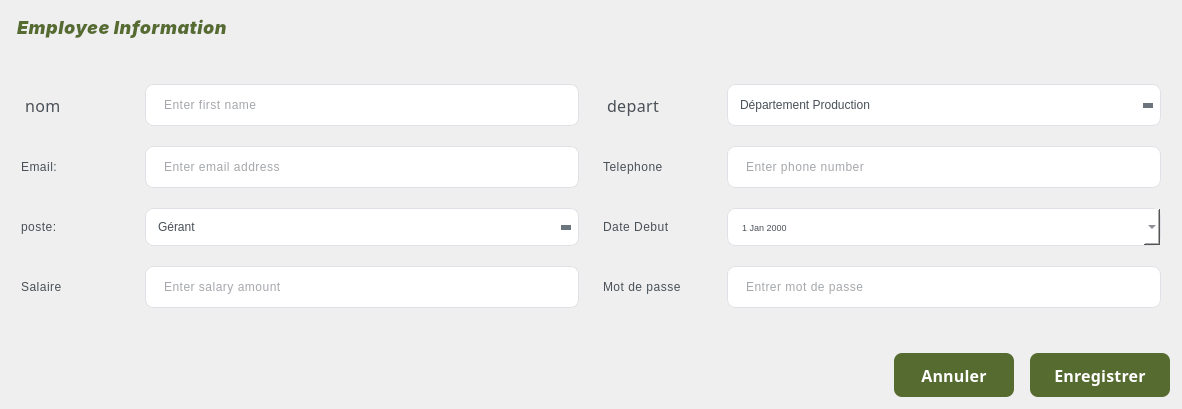
                   <widget class="QWidget" name="addEmployeeContainer" native="true">
                    <property name="sizePolicy">
                     <sizepolicy hsizetype="Expanding" vsizetype="Preferred">
                      <horstretch>0</horstretch>
                      <verstretch>0</verstretch>
                     </sizepolicy>
                    </property>
                    <property name="styleSheet">
                     <string notr="true">QWidget#addEmployeeContainer {
    background-color: #ffffff;
    border: 1px solid #e9ecef;
    border-radius: 8px;
    padding: 20px;
}

QWidget#addEmployeeContainer:hover {
    background-color: #f8f9fa;
}</string>
                    </property>
                    <layout class="QVBoxLayout" name="addEmployeeMainLayout">
                     <property name="spacing">
                      <number>24</number>
                     </property>
                     <property name="leftMargin">
                      <number>12</number>
                     </property>
                     <property name="topMargin">
                      <number>12</number>
                     </property>
                     <property name="rightMargin">
                      <number>12</number>
                     </property>
                     <property name="bottomMargin">
                      <number>12</number>
                     </property>
                     <item>
                      <widget class="QLabel" name="addFormTitle">
                       <property name="font">
                        <font>
                         <family>Inter</family>
                         <pointsize>-1</pointsize>
                         <italic>true</italic>
                         <bold>true</bold>
                        </font>
                       </property>
                       <property name="styleSheet">
                        <string notr="true">QLabel {
    color: #556B2F;
    font-family: 'Inter', 'Segoe UI', Arial, sans-serif;
    font-weight: 700;
    font-style: italic;
    font-size: 18px;
    letter-spacing: 0.5px;
    margin-bottom: 8px;
    padding: 4px 0px;
    line-height: 1.5;
}
</string>
                       </property>
                       <property name="text">
                        <string>Employee Information</string>
                       </property>
                      </widget>
                     </item>
                     <item>
                      <widget class="QWidget" name="formWidget" native="true">
                       <layout class="QGridLayout" name="employeeFormLayout">
                        <property name="horizontalSpacing">
                         <number>24</number>
                        </property>
                        <property name="verticalSpacing">
                         <number>20</number>
                        </property>
                        <item row="1" column="3">
                         <widget class="QLineEdit" name="phoneEdit">
                          <property name="minimumSize">
                           <size>
                            <width>200</width>
                            <height>42</height>
                           </size>
                          </property>
                          <property name="maximumSize">
                           <size>
                            <width>16777215</width>
                            <height>42</height>
                           </size>
                          </property>
                          <property name="styleSheet">
                           <string notr="true">QLineEdit {
    padding: 12px 16px;
    border: 1px solid #dee2e6;
    border-radius: 8px;
    background-color: #ffffff;
    color: #495057;
    font-weight: 300;
    letter-spacing: 0.5px;
}

QLineEdit:focus {
    border-color: #007bff;
    outline: none;
}

QLineEdit:hover {
    border-color: #adb5bd;
}</string>
                          </property>
                          <property name="placeholderText">
                           <string>Enter phone number</string>
                          </property>
                         </widget>
                        </item>
                        <item row="0" column="0">
                         <widget class="QLabel" name="firstNameLabel">
                          <property name="minimumSize">
                           <size>
                            <width>100</width>
                            <height>20</height>
                           </size>
                          </property>
                          <property name="font">
                           <font>
                            <family>Poppins</family>
                            <pointsize>12</pointsize>
                            <fontweight>Light</fontweight>
                           </font>
                          </property>
                          <property name="styleSheet">
                           <string notr="true">QLabel {
    color: #495057;
    font-weight: 300;
    font-family: 'Poppins', 'Segoe UI', Arial, sans-serif;
    letter-spacing: 0.4px;
    padding: 4px 0px;
    margin-right: 8px;
}</string>
                          </property>
                          <property name="text">
                           <string>nom </string>
                          </property>
                         </widget>
                        </item>
                        <item row="1" column="2">
                         <widget class="QLabel" name="phoneLabel">
                          <property name="minimumSize">
                           <size>
                            <width>100</width>
                            <height>20</height>
                           </size>
                          </property>
                          <property name="font">
                           <font>
                            <family>Segoe UI</family>
                            <pointsize>9</pointsize>
                            <bold>false</bold>
                           </font>
                          </property>
                          <property name="styleSheet">
                           <string notr="true">QLabel {
    color: #495057;
    font-weight: 400;
    letter-spacing: 0.5px;
}</string>
                          </property>
                          <property name="text">
                           <string>Telephone</string>
                          </property>
                         </widget>
                        </item>
                        <item row="2" column="1">
                         <widget class="QComboBox" name="posteComboBox">
                          <property name="minimumSize">
                           <size>
                            <width>200</width>
                            <height>38</height>
                           </size>
                          </property>
                          <property name="maximumSize">
                           <size>
                            <width>16777215</width>
                            <height>42</height>
                           </size>
                          </property>
                          <property name="styleSheet">
                           <string notr="true">QComboBox {
    padding: 8px 12px;
    border: 1px solid #dee2e6;
    border-radius: 8px;
    background-color: white;
    color: #495057;
    font-weight: 300;
    min-height: 20px;
}

QComboBox:hover {
    border-color: #adb5bd;
}

QComboBox:focus {
    border-color: #007bff;
}

QComboBox::drop-down {
    border: none;
    width: 20px;
}

QComboBox::down-arrow {
    width: 0;
    height: 0;
    border-left: 5px solid transparent;
    border-right: 5px solid transparent;
    border-top: 5px solid #6c757d;
    margin-right: 5px;
}</string>
                          </property>
                          <item>
                           <property name="text">
                            <string>Gérant</string>
                           </property>
                          </item>
                          <item>
                           <property name="text">
                            <string>Chef d’atelier</string>
                           </property>
                          </item>
                          <item>
                           <property name="text">
                            <string>Opérateur de presse</string>
                           </property>
                          </item>
                          <item>
                           <property name="text">
                            <string>Responsable réception olives</string>
                           </property>
                          </item>
                          <item>
                           <property name="text">
                            <string>Magasinier</string>
                           </property>
                          </item>
                          <item>
                           <property name="text">
                            <string>Comptable</string>
                           </property>
                          </item>
                          <item>
                           <property name="text">
                            <string>Caissier</string>
                           </property>
                          </item>
                          <item>
                           <property name="text">
                            <string>Technicien de maintenance</string>
                           </property>
                          </item>
                          <item>
                           <property name="text">
                            <string>Agent de nettoyage</string>
                           </property>
                          </item>
                          <item>
                           <property name="text">
                            <string>Livreur</string>
                           </property>
                          </item>
                          <item>
                           <property name="text">
                            <string>GÃƒÆ’Ã†â€™Ãƒâ€ Ã¢â‚¬â„¢ÃƒÆ’Ã¢â‚¬Å¡Ãƒâ€šÃ‚Â©rant du magasin</string>
                           </property>
                          </item>
                         </widget>
                        </item>
                        <item row="4" column="0">
                         <widget class="QLabel" name="salaryLabel">
                          <property name="minimumSize">
                           <size>
                            <width>100</width>
                            <height>20</height>
                           </size>
                          </property>
                          <property name="font">
                           <font>
                            <family>Segoe UI</family>
                            <pointsize>9</pointsize>
                            <bold>false</bold>
                           </font>
                          </property>
                          <property name="styleSheet">
                           <string notr="true">QLabel {
    color: #495057;
    font-weight: 400;
    letter-spacing: 0.5px;
}</string>
                          </property>
                          <property name="text">
                           <string>Salaire</string>
                          </property>
                         </widget>
                        </item>
                        <item row="1" column="0">
                         <widget class="QLabel" name="emailLabel">
                          <property name="minimumSize">
                           <size>
                            <width>100</width>
                            <height>20</height>
                           </size>
                          </property>
                          <property name="font">
                           <font>
                            <family>Segoe UI</family>
                            <pointsize>9</pointsize>
                            <bold>false</bold>
                           </font>
                          </property>
                          <property name="styleSheet">
                           <string notr="true">QLabel {
    color: #495057;
    font-weight: 400;
    letter-spacing: 0.5px;
}</string>
                          </property>
                          <property name="text">
                           <string>Email:</string>
                          </property>
                         </widget>
                        </item>
                        <item row="4" column="2">
                         <widget class="QLabel" name="passwordLabel">
                          <property name="minimumSize">
                           <size>
                            <width>100</width>
                            <height>20</height>
                           </size>
                          </property>
                          <property name="font">
                           <font>
                            <family>Segoe UI</family>
                            <pointsize>9</pointsize>
                            <bold>false</bold>
                           </font>
                          </property>
                          <property name="styleSheet">
                           <string notr="true">QLabel {
    color: #495057;
    font-weight: 400;
    letter-spacing: 0.5px;
}</string>
                          </property>
                          <property name="text">
                           <string>Mot de passe</string>
                          </property>
                         </widget>
                        </item>
                        <item row="0" column="2">
                         <widget class="QLabel" name="lastNameLabel">
                          <property name="minimumSize">
                           <size>
                            <width>100</width>
                            <height>20</height>
                           </size>
                          </property>
                          <property name="font">
                           <font>
                            <family>Poppins</family>
                            <pointsize>12</pointsize>
                            <fontweight>Light</fontweight>
                           </font>
                          </property>
                          <property name="styleSheet">
                           <string notr="true">QLabel {
    color: #495057;
    font-weight: 300;
    font-family: 'Poppins', 'Segoe UI', Arial, sans-serif;
    letter-spacing: 0.4px;
    padding: 4px 0px;
    margin-right: 8px;
}</string>
                          </property>
                          <property name="text">
                           <string>depart</string>
                          </property>
                         </widget>
                        </item>
                        <item row="2" column="0">
                         <widget class="QLabel" name="roleLabel">
                          <property name="minimumSize">
                           <size>
                            <width>100</width>
                            <height>20</height>
                           </size>
                          </property>
                          <property name="font">
                           <font>
                            <family>Segoe UI</family>
                            <pointsize>9</pointsize>
                            <bold>false</bold>
                           </font>
                          </property>
                          <property name="styleSheet">
                           <string notr="true">QLabel {
    color: #495057;
    font-weight: 400;
    letter-spacing: 0.5px;
}</string>
                          </property>
                          <property name="text">
                           <string>poste:</string>
                          </property>
                         </widget>
                        </item>
                        <item row="1" column="1">
                         <widget class="QLineEdit" name="emailEdit">
                          <property name="minimumSize">
                           <size>
                            <width>200</width>
                            <height>42</height>
                           </size>
                          </property>
                          <property name="maximumSize">
                           <size>
                            <width>16777215</width>
                            <height>42</height>
                           </size>
                          </property>
                          <property name="styleSheet">
                           <string notr="true">QLineEdit {
    padding: 12px 16px;
    border: 1px solid #dee2e6;
    border-radius: 8px;
    background-color: #ffffff;
    color: #495057;
    font-weight: 300;
    letter-spacing: 0.5px;
}

QLineEdit:focus {
    border-color: #007bff;
    outline: none;
}

QLineEdit:hover {
    border-color: #adb5bd;
}</string>
                          </property>
                          <property name="placeholderText">
                           <string>Enter email address</string>
                          </property>
                         </widget>
                        </item>
                        <item row="2" column="2">
                         <widget class="QLabel" name="startDateLabel">
                          <property name="minimumSize">
                           <size>
                            <width>100</width>
                            <height>20</height>
                           </size>
                          </property>
                          <property name="font">
                           <font>
                            <family>Segoe UI</family>
                            <pointsize>9</pointsize>
                            <bold>false</bold>
                           </font>
                          </property>
                          <property name="styleSheet">
                           <string notr="true">QLabel {
    color: #495057;
    font-weight: 400;
    letter-spacing: 0.5px;
}</string>
                          </property>
                          <property name="text">
                           <string>Date Debut</string>
                          </property>
                         </widget>
                        </item>
                        <item row="2" column="3">
                         <widget class="QDateEdit" name="startDateEdit">
                          <property name="minimumSize">
                           <size>
                            <width>200</width>
                            <height>38</height>
                           </size>
                          </property>
                          <property name="maximumSize">
                           <size>
                            <width>16777215</width>
                            <height>42</height>
                           </size>
                          </property>
                          <property name="font">
                           <font>
                            <pointsize>7</pointsize>
                            <fontweight>Light</fontweight>
                           </font>
                          </property>
                          <property name="styleSheet">
                           <string notr="true">QDateEdit {
    padding: 8px 12px;
    border: 1px solid #dee2e6;
    border-radius: 8px;
    background-color: white;
    color: #495057;
    font-weight: 300;
    min-height: 20px;
}

QDateEdit:hover {
    border-color: #adb5bd;
}

QDateEdit:focus {
    border-color: #007bff;
}</string>
                          </property>
                          <property name="calendarPopup">
                           <bool>true</bool>
                          </property>
                         </widget>
                        </item>
                        <item row="0" column="1">
                         <widget class="QLineEdit" name="firstNameEdit">
                          <property name="minimumSize">
                           <size>
                            <width>200</width>
                            <height>42</height>
                           </size>
                          </property>
                          <property name="maximumSize">
                           <size>
                            <width>16777215</width>
                            <height>42</height>
                           </size>
                          </property>
                          <property name="styleSheet">
                           <string notr="true">QLineEdit {
    padding: 12px 16px;
    border: 1px solid #dee2e6;
    border-radius: 8px;
    background-color: #ffffff;
    color: #495057;
    font-weight: 300;
    letter-spacing: 0.5px;
}

QLineEdit:focus {
    border-color: #007bff;
    outline: none;
}

QLineEdit:hover {
    border-color: #adb5bd;
}</string>
                          </property>
                          <property name="text">
                           <string/>
                          </property>
                          <property name="placeholderText">
                           <string>Enter first name</string>
                          </property>
                         </widget>
                        </item>
                        <item row="4" column="1">
                         <widget class="QLineEdit" name="salaryEdit">
                          <property name="minimumSize">
                           <size>
                            <width>200</width>
                            <height>42</height>
                           </size>
                          </property>
                          <property name="maximumSize">
                           <size>
                            <width>16777215</width>
                            <height>42</height>
                           </size>
                          </property>
                          <property name="styleSheet">
                           <string notr="true">QLineEdit {
    padding: 12px 16px;
    border: 1px solid #dee2e6;
    border-radius: 8px;
    background-color: #ffffff;
    color: #495057;
    font-weight: 300;
    letter-spacing: 0.5px;
}

QLineEdit:focus {
    border-color: #007bff;
    outline: none;
}

QLineEdit:hover {
    border-color: #adb5bd;
}</string>
                          </property>
                          <property name="placeholderText">
                           <string>Enter salary amount</string>
                          </property>
                         </widget>
                        </item>
                        <item row="4" column="3">
                         <widget class="QLineEdit" name="passwordEdit">
                          <property name="minimumSize">
                           <size>
                            <width>200</width>
                            <height>42</height>
                           </size>
                          </property>
                          <property name="maximumSize">
                           <size>
                            <width>16777215</width>
                            <height>42</height>
                           </size>
                          </property>
                          <property name="styleSheet">
                           <string notr="true">QLineEdit {
    padding: 12px 16px;
    border: 1px solid #dee2e6;
    border-radius: 8px;
    background-color: #ffffff;
    color: #495057;
    font-weight: 300;
    letter-spacing: 0.5px;
}

QLineEdit:focus {
    border-color: #007bff;
    outline: none;
}

QLineEdit:hover {
    border-color: #adb5bd;
}</string>
                          </property>
                          <property name="echoMode">
                           <enum>QLineEdit::EchoMode::Password</enum>
                          </property>
                          <property name="placeholderText">
                           <string>Entrer mot de passe</string>
                          </property>
                         </widget>
                        </item>
                        <item row="0" column="3">
                         <widget class="QComboBox" name="departmentComboBox">
                          <property name="minimumSize">
                           <size>
                            <width>200</width>
                            <height>38</height>
                           </size>
                          </property>
                          <property name="maximumSize">
                           <size>
                            <width>16777215</width>
                            <height>42</height>
                           </size>
                          </property>
                          <property name="styleSheet">
                           <string notr="true">QComboBox {
    padding: 8px 12px;
    border: 1px solid #dee2e6;
    border-radius: 8px;
    background-color: white;
    color: #495057;
    font-weight: 300;
    min-height: 20px;
}

QComboBox:hover {
    border-color: #adb5bd;
}

QComboBox:focus {
    border-color: #007bff;
}

QComboBox::drop-down {
    border: none;
    width: 20px;
}

QComboBox::down-arrow {
    width: 0;
    height: 0;
    border-left: 5px solid transparent;
    border-right: 5px solid transparent;
    border-top: 5px solid #6c757d;
    margin-right: 5px;
}</string>
                          </property>
                          <item>
                           <property name="text">
                            <string>Département Production</string>
                           </property>
                          </item>
                          <item>
                           <property name="text">
                            <string>Département Stock / Logistique</string>
                           </property>
                          </item>
                          <item>
                           <property name="text">
                            <string>Département Administration / Comptabilité</string>
                           </property>
                          </item>
                          <item>
                           <property name="text">
                            <string>Département Maintenance / Technique</string>
                           </property>
                          </item>
                          <item>
                           <property name="text">
                            <string>Département Informatique</string>
                           </property>
                          </item>
                          <item>
                           <property name="text">
                            <string>GÃƒÆ’Ã†â€™Ãƒâ€ Ã¢â‚¬â„¢ÃƒÆ’Ã¢â‚¬Å¡Ãƒâ€šÃ‚Â©rant du magasin</string>
                           </property>
                          </item>
                         </widget>
                        </item>
                       </layout>
                      </widget>
                     </item>
                     <item>
                      <widget class="QWidget" name="buttonContainer" native="true">
                       <layout class="QHBoxLayout" name="buttonLayout">
                        <property name="spacing">
                         <number>16</number>
                        </property>
                        <property name="leftMargin">
                         <number>0</number>
                        </property>
                        <property name="topMargin">
                         <number>12</number>
                        </property>
                        <property name="rightMargin">
                         <number>0</number>
                        </property>
                        <property name="bottomMargin">
                         <number>0</number>
                        </property>
                        <item>
                         <spacer name="buttonSpacer">
                          <property name="orientation">
                           <enum>Qt::Orientation::Horizontal</enum>
                          </property>
                          <property name="sizeHint" stdset="0">
                           <size>
                            <width>40</width>
                            <height>20</height>
                           </size>
                          </property>
                         </spacer>
                        </item>
                        <item>
                         <widget class="QPushButton" name="cancelBtn">
                          <property name="minimumSize">
                           <size>
                            <width>120</width>
                            <height>44</height>
                           </size>
                          </property>
                          <property name="maximumSize">
                           <size>
                            <width>16777215</width>
                            <height>44</height>
                           </size>
                          </property>
                          <property name="font">
                           <font>
                            <family>Poppins</family>
                            <pointsize>12</pointsize>
                            <fontweight>Medium</fontweight>
                           </font>
                          </property>
                          <property name="styleSheet">
                           <string notr="true">QPushButton {
    background-color: #556B2F;   /* Base green */
    color: white;
    border: none;
    border-radius: 8px;
    padding: 0px;
    font-weight: 500;
    font-family: 'Poppins', 'Segoe UI', Arial, sans-serif;
    letter-spacing: 0.2px;
}

QPushButton:hover {
    background-color: #4E6229;   /* Darker green */
}

QPushButton:pressed {
    background-color: #3F4F21;   /* Deep green */
}
</string>
                          </property>
                          <property name="text">
                           <string>Annuler</string>
                          </property>
                         </widget>
                        </item>
                        <item>
                         <widget class="QPushButton" name="saveEmployeeBtn">
                          <property name="minimumSize">
                           <size>
                            <width>140</width>
                            <height>44</height>
                           </size>
                          </property>
                          <property name="maximumSize">
                           <size>
                            <width>16777215</width>
                            <height>44</height>
                           </size>
                          </property>
                          <property name="font">
                           <font>
                            <family>Poppins</family>
                            <pointsize>12</pointsize>
                            <fontweight>Medium</fontweight>
                           </font>
                          </property>
                          <property name="styleSheet">
                           <string notr="true">QPushButton {
    background-color: #556B2F;   /* Base green */
    color: white;
    border: none;
    border-radius: 8px;
    padding: 0px;
    font-weight: 500;
    font-family: 'Poppins', 'Segoe UI', Arial, sans-serif;
    letter-spacing: 0.2px;
}

QPushButton:hover {
    background-color: #4E6229;   /* Darker green */
}

QPushButton:pressed {
    background-color: #3F4F21;   /* Deep green */
}
</string>
                          </property>
                          <property name="text">
                           <string>Enregistrer</string>
                          </property>
                         </widget>
                        </item>
                       </layout>
                      </widget>
                     </item>
                    </layout>
                   </widget>
